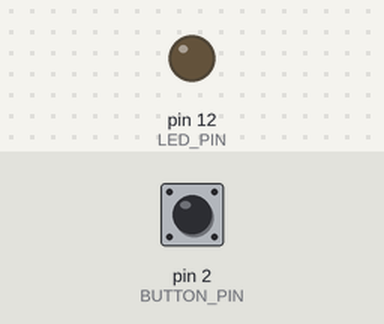
The sketch below on a simulated Arduino Uno, built with avr-gcc and run on an emulated ATmega328P. Parts: output pins drawn as LEDs (lit = HIGH). The test bench sets the inputs (shaded band); at power-on: pin 2 (BUTTON_PIN) HIGH.

Above: at 1.2 s.
1.3 s: pin 2 (BUTTON_PIN) pulled LOW for 0.15 s
At 1.9 s:
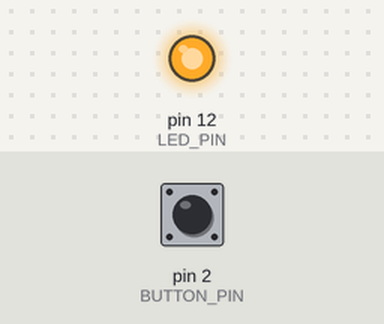
2.9 s: pin 2 (BUTTON_PIN) pulled LOW for 1 s
At 3.2 s:
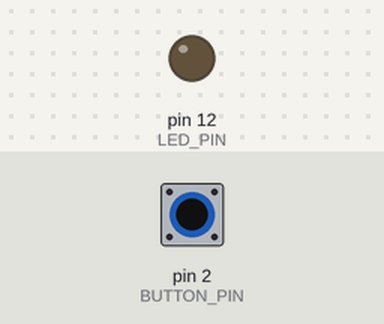
5.4 s: pin 2 (BUTTON_PIN) pulled LOW for 3.2 s
At 6.3 s:
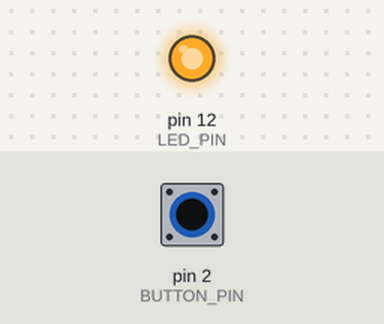
Timing chart, 0 to 8.4 s (numbered marks = the images above; inputs shaded):
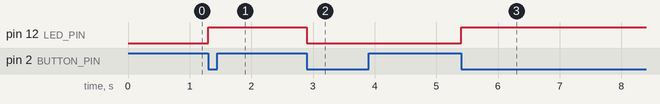

The sketch:

Exercise_Interrupt.ino
```cpp
#define LED_PIN 12
#define BUTTON_PIN 2

volatile unsigned long lastTimeButtonReleased = millis();
unsigned long debounceDelay = 50; // volatile not needed since not modifying the value

byte LEDState = LOW;
volatile bool buttonReleased = false;

void toggleLED()
{
  if(LEDState == LOW)
  {
    LEDState = HIGH;
  }
  else
  {
    LEDState = LOW;
  }
  digitalWrite(LED_PIN, LEDState);
}

void buttonReleasedInterrupt()
{
  unsigned long timeNow = millis();
  if (timeNow - lastTimeButtonReleased > debounceDelay)
  {
    lastTimeButtonReleased = timeNow;
    buttonReleased = true;
  }
}

void setup() {
  pinMode(LED_PIN, OUTPUT);
  pinMode(BUTTON_PIN, INPUT);
  attachInterrupt(digitalPinToInterrupt(BUTTON_PIN), buttonReleasedInterrupt, FALLING);
}

void loop () {
  if (buttonReleased)
  {
    buttonReleased = false;
    toggleLED();
  }
}
```

Measured:
- after the input at 1.3 s, pin 12 (LED_PIN): LOW → HIGH at once
- after the input at 2.9 s, pin 12 (LED_PIN): HIGH → LOW at once
- after the input at 5.4 s, pin 12 (LED_PIN): LOW → HIGH at once
